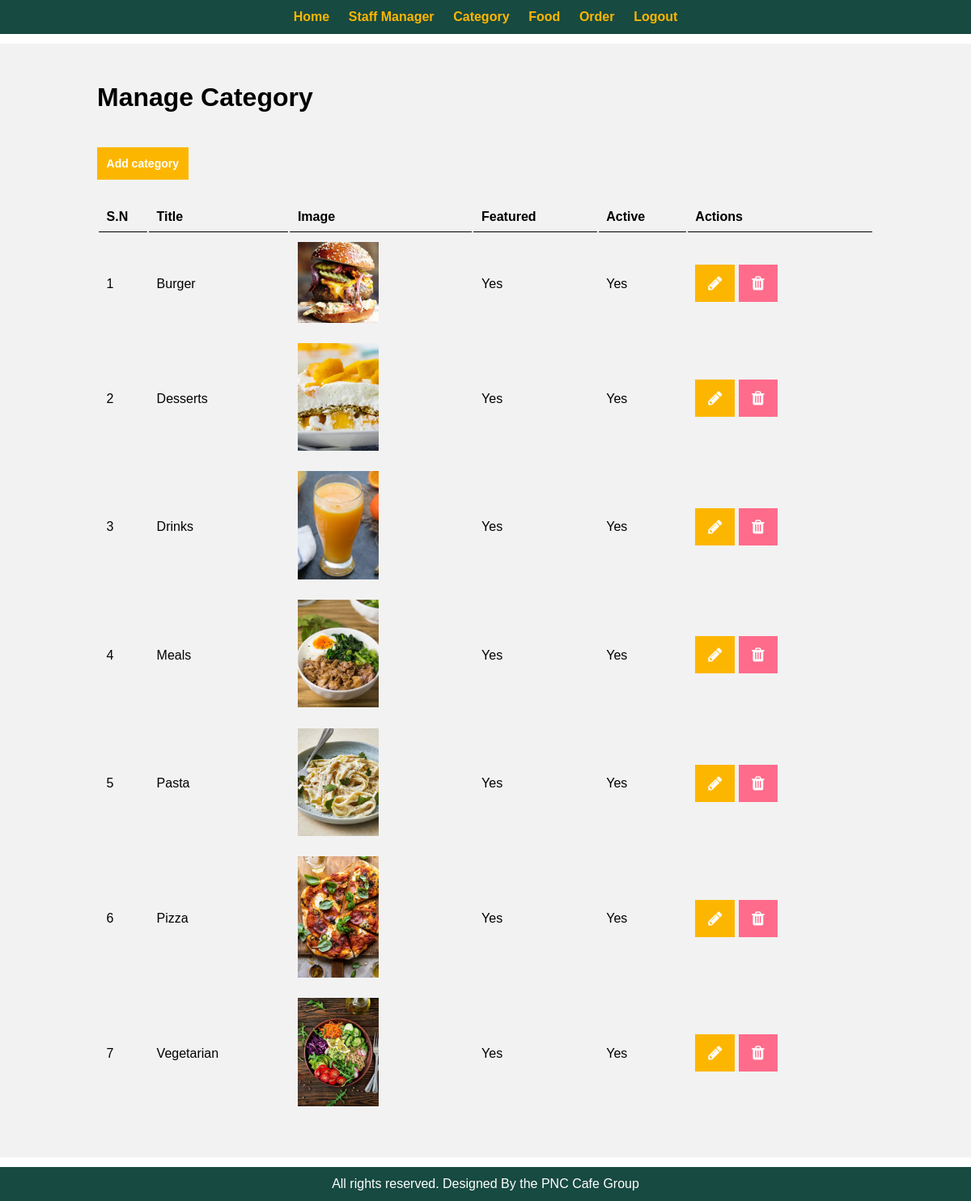
Page /food-order/admin/manage-category.php (signed in) on the committed database.
### tables this page shows
CREATE TABLE `tbl_category` (
  `id` int(10) UNSIGNED NOT NULL,
  `title` varchar(100) NOT NULL,
  `image_name` varchar(100) NOT NULL,
  `featured` varchar(10) NOT NULL,
  `active` varchar(10) NOT NULL
);

### food-order/admin/manage-category.php (the view, shortened to what this page needs)
<?php include('partials/menu.php'); ?>
            <div class="main-content">
            <div class=wrapper>
            <h1> Manage Category </h1> <br> <br>
          <br>
            <link rel="stylesheet" href="https://cdnjs.cloudflare.com/ajax/libs/font-awesome/4.7.0/css/font-awesome.min.css">
            <a href="<?php echo SITEURL;?>admin/add-category.php" class="btn-primary">Add category</a>
            <br><br><br>
               <table class="tbl-full">
                    <tr>
                         <th>S.N</th>
                         <th>Title</th>
                         <th>Image</th>
                         <th>Featured</th>
                         <th>Active</th>
                         <th>Actions</th>
                    </tr>
                    <?php
                         $sql ="SELECT  * FROM tbl_category ORDER BY title ASC ";
                         $res=mysqli_query($conn, $sql);
                         $count=mysqli_num_rows($res);
                         $sn=1;
                         if($count>0) {
                              while($row=mysqli_fetch_assoc($res)) {
                                   $id = $row['id'];
                                   $title = $row['title'];
                                   $image_name = $row['image_name'];
                                   $featured = $row['featured'];
                                   $active = $row['active'];
                    ?>
                                   <tr>
                                        <td><?php echo $sn++; ?></td>
                                        <td><?php echo $title; ?></td>
                                        <td>
                                             <?php
                                                  if($image_name!="")     {
                                                       ?>
                                                       <img src="<?php echo SITEURL; ?>images/category/<?php echo $image_name;?>" width="100px">
                                                       <?php
                                                  } else {
                                                       echo "<div class='error'>Image Not Added.</div>";
                                                  }
                                             ?>
                                        </td>
                                        <td><?php echo $featured; ?></td>
                                        <td><?php echo $active; ?></td>
                                        <td>
                                             <a href="<?php echo SITEURL;?>admin/update-category.php?id=<?php echo $id; ?>" class="btn-primary icon"><i class = "fa fa-pencil"></i></a>
                                             <a href="<?php echo SITEURL; ?>admin/delete-category.php?id=<?php echo $id; ?>&image_name=<?php echo $image_name;?>" class="btn-danger icon"><i class = "fa fa-trash"></i></a>
                                        </td>
                                   </tr>
                    <?php
                              }
                    } ?>
               </table>
     </div>
 </div>
<?php include('partials/footer.php'); ?>

### food-order/css/admin.css (style rules this page uses)
* { margin: 0 0; padding: 0 0; font-family: Arial, Helvetica, sans-serif; }
.wrapper { padding: 1%; width: 80%; margin: 0 auto; }
.tbl-full { width: 100%; }
table tr th { border-bottom: 1px solid black; padding: 1%; text-align: left; }
table tr td { padding: 1%; margin-right: 3% auto; }
.btn-primary { background-color: #FDB600; padding: 1.2%; font-size: 14px; color: white; text-decoration: none; font-weight: bold; width: 30%; }
.btn-danger { background-color: #ff6b8b; padding: 1.2%; font-size: 14px; color: white; text-decoration: none; font-weight: bold; width: 30%; text-align: center; }
.icon { padding: 12px 16px; font-size: 20px; }
.main-content { margin: 1% 0; background-color: #f2f2f2; padding: 3% 0; }

### rows in the picture
tbl_category: title "Burger", image_name (picture), featured "Yes", active "Yes"
tbl_category: title "Desserts", image_name (picture), featured "Yes", active "Yes"
tbl_category: title "Drinks", image_name (picture), featured "Yes", active "Yes"
tbl_category: title "Meals", image_name (picture), featured "Yes", active "Yes"
tbl_category: title "Pasta", image_name (picture), featured "Yes", active "Yes"
tbl_category: title "Pizza", image_name (picture), featured "Yes", active "Yes"
tbl_category: title "Vegetarian", image_name (picture), featured "Yes", active "Yes"
